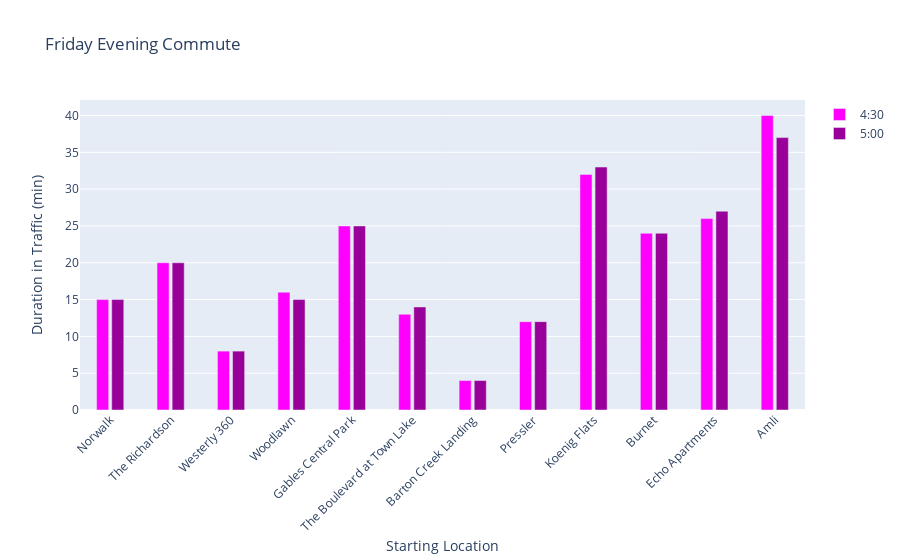

Write notebook code for a chart like this one.
### Code cell
# Friday Evening
friday = df.loc[(df['Weekday']=='Friday')]
fig = go.Figure(data=[go.Bar(x=labels, y=friday.loc[friday['Time'] == "16:30",'Duration in Traffic (min)'],
          marker_color="rgb(255,0,255)", width=0.2, name="4:30"),
                      go.Bar(x=labels, y=friday.loc[friday['Time'] == "17:0",'Duration in Traffic (min)'],
          marker_color="rgb(153,0,153)", width=0.2, name="5:00")])
                      
fig.update_layout(title="Friday Evening Commute",
    xaxis_title="Starting Location",
    yaxis_title="Duration in Traffic (min)",
    barmode='group',
    bargap=0.5,
    bargroupgap=0.1,
    xaxis_tickangle=-45
)

fig.show()

### Figure 1 — Plotly figure (JSON) as saved in the notebook; plotly's stock layout.template omitted (floating-point values rounded to 4 significant figures)
{"data": [{"marker": {"color": "rgb(255,0,255)"}, "name": "4:30", "type": "bar", "width": 0.2, "x": ["Norwalk", "The Richardson", "Westerly 360", "Woodlawn", "Gables Central Park", "The Boulevard at Town Lake", "Barton Creek Landing", "Pressler", "Koenig Flats", "Burnet", "Echo Apartments", "Amli"], "y": [15, 20, 8, 16, 25, 13, 4, 12, 32, 24, 26, 40, 20, 25, 8, 20, 33, 17, 4, 16, 39, 31, 31, 41, 15, 21, 7, 15, 25, 13, 4, 12, 34, 25, 27, 35, 16, 21, 8, 16, 30, 14, 4, 13, 36, 28, 27, 39, 16, 23, 8, 16, 26, 14, 4, 13, 33, 26, 28, 37]}, {"marker": {"color": "rgb(153,0,153)"}, "name": "5:00", "type": "bar", "width": 0.2, "x": ["Norwalk", "The Richardson", "Westerly 360", "Woodlawn", "Gables Central Park", "The Boulevard at Town Lake", "Barton Creek Landing", "Pressler", "Koenig Flats", "Burnet", "Echo Apartments", "Amli"], "y": [15, 20, 8, 15, 25, 14, 4, 12, 33, 24, 27, 37, 17, 22, 8, 17, 28, 15, 4, 14, 34, 28, 29, 38, 15, 20, 7, 15, 25, 12, 4, 12, 32, 25, 26, 38, 16, 21, 8, 15, 28, 14, 4, 13, 34, 26, 28, 36, 15, 22, 8, 14, 27, 13, 4, 12, 33, 24, 27, 37]}], "layout": {"bargap": 0.5, "bargroupgap": 0.1, "barmode": "group", "title": {"text": "Friday Evening Commute"}, "xaxis": {"tickangle": -45, "title": {"text": "Starting Location"}}, "yaxis": {"title": {"text": "Duration in Traffic (min)"}}}}
